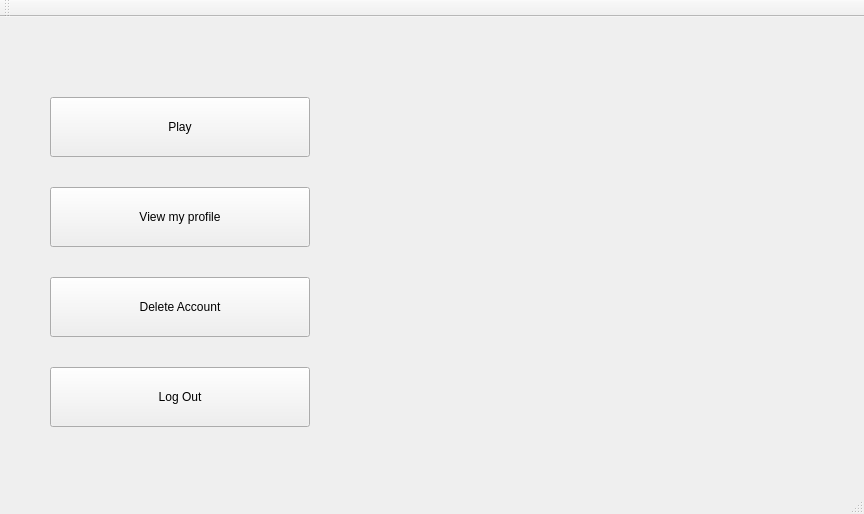
<?xml version="1.0" encoding="UTF-8"?>
<ui version="4.0">
 <class>LoggedInMenuClass</class>
 <widget class="QMainWindow" name="LoggedInMenuClass">
  <property name="geometry">
   <rect>
    <x>0</x>
    <y>0</y>
    <width>864</width>
    <height>514</height>
   </rect>
  </property>
  <property name="windowTitle">
   <string>LoggedInMenu</string>
  </property>
  <widget class="QWidget" name="centralWidget">
   <widget class="QPushButton" name="playPushButton">
    <property name="geometry">
     <rect>
      <x>50</x>
      <y>80</y>
      <width>260</width>
      <height>60</height>
     </rect>
    </property>
    <property name="text">
     <string>Play</string>
    </property>
   </widget>
   <widget class="QPushButton" name="viewMyProfilePushButton">
    <property name="geometry">
     <rect>
      <x>50</x>
      <y>170</y>
      <width>260</width>
      <height>60</height>
     </rect>
    </property>
    <property name="text">
     <string>View my profile</string>
    </property>
   </widget>
   <widget class="QPushButton" name="deleteAccountPushButton">
    <property name="geometry">
     <rect>
      <x>50</x>
      <y>260</y>
      <width>260</width>
      <height>60</height>
     </rect>
    </property>
    <property name="text">
     <string>Delete Account</string>
    </property>
   </widget>
   <widget class="QPushButton" name="logOutPushButton">
    <property name="geometry">
     <rect>
      <x>50</x>
      <y>350</y>
      <width>260</width>
      <height>60</height>
     </rect>
    </property>
    <property name="text">
     <string>Log Out</string>
    </property>
   </widget>
   <widget class="QLabel" name="castleImageLabel">
    <property name="geometry">
     <rect>
      <x>410</x>
      <y>60</y>
      <width>360</width>
      <height>360</height>
     </rect>
    </property>
    <property name="text">
     <string/>
    </property>
   </widget>
   <widget class="QLabel" name="playerInfoLabel">
    <property name="geometry">
     <rect>
      <x>630</x>
      <y>10</y>
      <width>211</width>
      <height>21</height>
     </rect>
    </property>
    <property name="text">
     <string/>
    </property>
   </widget>
  </widget>
  <widget class="QToolBar" name="mainToolBar">
   <attribute name="toolBarArea">
    <enum>TopToolBarArea</enum>
   </attribute>
   <attribute name="toolBarBreak">
    <bool>false</bool>
   </attribute>
  </widget>
  <widget class="QStatusBar" name="statusBar"/>
 </widget>
 <layoutdefault spacing="6" margin="11"/>
 <resources/>
 <connections/>
</ui>
